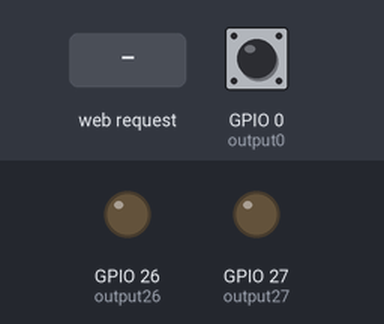
Bench run of a program on a simulated ESP32. Parts: output pins drawn as LEDs (lit = HIGH). The inputs (shaded band) are chosen by the test bench; at power-on: GPIO 0 (output0) HIGH. WiFi joins after 1.5 s; servers stay silent unless stated; what the program prints to the serial monitor is not drawn.

Above: at 2.7 s.
2.8 s: HTTP request GET /26/on received
At 4.0 s:
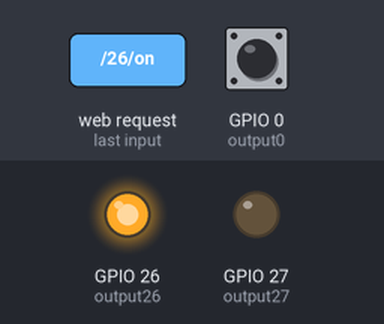
4.3 s: HTTP request GET /27/on received
At 5.2 s:
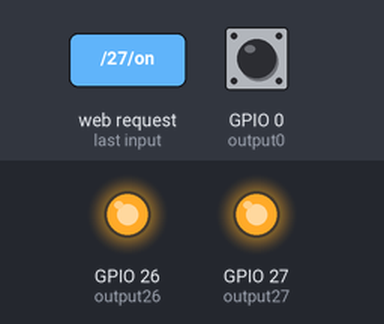
5.8 s: HTTP request GET /26/off received
At 6.3 s:
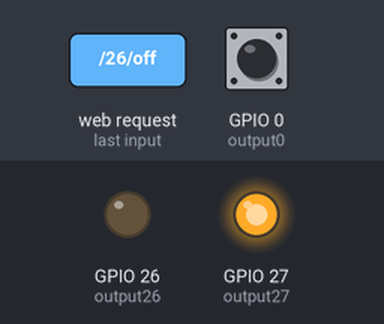
7.3 s: HTTP request GET /27/off received
At 8.7 s:
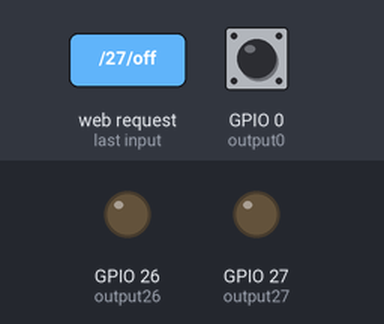
Timing chart, 0 to 9.8 s (numbered marks = the images above; inputs shaded):
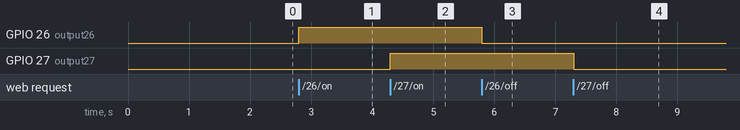

Measured:
- after the input at 2.8 s, GPIO 26 (output26): LOW → HIGH at once
- after the input at 4.3 s, GPIO 27 (output27): LOW → HIGH at once
- after the input at 5.8 s, GPIO 26 (output26): HIGH → LOW at once
- after the input at 7.3 s, GPIO 27 (output27): HIGH → LOW at once

The program:

main.cpp
```cpp
#include <Arduino.h>
#include <WiFi.h>

const char* ssid     = "ALIENWARE-3WF8362";
const char* password = "123456789";

WiFiServer server(80);
String header;
String output26State = "off";
String output27State = "off";
const int output0 = 0;
const int output26 = 26;
const int output27 = 27;

void setup()
{
  pinMode(output0, INPUT_PULLUP);
  pinMode(output26, OUTPUT);
  pinMode(output27, OUTPUT);
  digitalWrite(output26, LOW);
  digitalWrite(output27, LOW);
  connectWiFi();
}

void loop()
{
  int button0 = digitalRead(output0);
  int button26 = digitalRead(output26);
  int button27 = digitalRead(output27);

  WiFiClient client = server.available();

  if(client)
  {
    Serial.println("New Client.");
    String currentLine = "";
    while(client.connected())
    {
      if(client.available())
      {
        char new_byte = client.read();
        Serial.write(new_byte);
        if(new_byte == '\n')
        {
          if(currentLine.length() == 0)
          {
            client.println("HTTP/1.1 200 OK");
            client.println("Content-type:text/html");
            client.println("Connection: close");
            client.println();
            if(output26State == "off")
            {
              client.print("Click <a href=\"/26/on\">here</a> to toggle the LED 26 on/off.<br>");
            }
            else
            {
              client.print("Click <a href=\"/26/off\">here</a> to toggle the LED 26 on/off.<br>");
            }

            if(output27State == "off")
            {
              client.println("Click <a href=\"/27/on\">here</a> to toggle the LED 27 on/off.<br>");
            }
            else
            {
              client.println("Click <a href=\"/27/off\">here</a> to toggle the LED 27 on/off.<br>");
            }
            client.println();
            break;
          }
          else
          {
            currentLine = "";
          }
        }
        else if (new_byte != '\r')
        {
          currentLine += new_byte;
        }
        if((currentLine.endsWith("GET /26/on")))
        {
          Serial.println("GPIO 26 on\n");
          output26State = "on";
          digitalWrite(output26, HIGH);
        }
        else if((currentLine.endsWith("GET /26/off")))
        {
          Serial.println("GPIO 26 off\n");
          output26State = "off";
          digitalWrite(output26, LOW);
        }
        else if((currentLine.endsWith("GET /27/on")))
        {
          Serial.println("GPIO 27 on\n");
          output27State = "on";
          digitalWrite(output27, HIGH);
        }
        else if(currentLine.endsWith(("GET /27/off")))
        {
          Serial.println("GPIO 27 off\n");
          output27State = "off";
          digitalWrite(output27, LOW);
        }
      }
    }
        Serial.println(button0);
        Serial.println(button26);
        Serial.println(button27);
        Serial.println();
    client.stop();
    Serial.println("Client disconnected.\n");
  }
}

void connectWiFi(void)
{
  Serial.begin(115200);
  Serial.print("Connecting to ");
  Serial.println(ssid);
  WiFi.begin(ssid, password);
  while(WiFi.status() != WL_CONNECTED)
  {
    delay(500);
    Serial.print(".");
  }
  Serial.println("");
  Serial.println("WiFi connected.");
  Serial.print("IP address: ");
  Serial.println(WiFi.localIP());
  Serial.println("Press button 0 to turn on/off both LEDs");
  server.begin();
}
```
